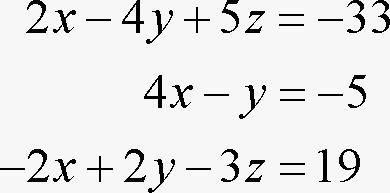
#> input picture PdLabProj/EqnImage.png, 390 x 193 px
$ python main.py
#> lines starting #> are read from the running program, lines starting #| are printed output that depends on the picture; after the words box and inside, x2 and y2 are one past the last pixel; in counts of white or black regions, pixels touching at a corner belong together
import cv2
import numpy as np
from matplotlib import pyplot as plt
from PIL import Image

img = cv2.imread('EqnImage.png',0)
#> img is the input picture: shape (193, 390); min 0, max 255, mean 232.1
ret,thresh1 = cv2.threshold(img,127,255,cv2.THRESH_BINARY)
#> thresh1: shape (193, 390); 93.9% white; 34 black regions, largest, box (x1, y1, x2, y2) and area: (339, 149, 360, 182) 225, (122, 0, 144, 33) 222, (144, 75, 166, 108) 222
ret,thresh2 = cv2.threshold(img,127,255,cv2.THRESH_BINARY_INV)
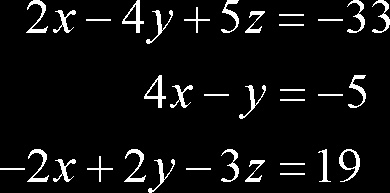
#> thresh2: shape (193, 390); 6.1% white; 34 white regions, largest, box (x1, y1, x2, y2) and area: (339, 149, 360, 182) 225, (122, 0, 144, 33) 222, (144, 75, 166, 108) 222


titles = ['Original Image','BINARY','BINARY_INV']
images = [img,thresh1,thresh2]

for i in range(3):
    plt.subplot(2,3,i+1),plt.imshow(images[i],'gray')
    plt.title(titles[i])
    plt.xticks([]),plt.yticks([])

#plt.show()
cv2.imshow('image',images[1])
cv2.waitKey(0)
x=images[1]/255

for i in range(len(x)):
    for j in range(len(x[0])):
       print(x[i][j], end=" ")
    print("\n")
#> this loop made 193 passes
#> (printed output is left out)

arr=np.zeros(len(x))
#> arr = 193 values from 0 to 0
for i in range(len(x)):
    arr=np.sum(x,axis=1)
    print(i,'-->',arr[i])

e=8
start=0
end=1
counter=0
print(len(arr))
while- start+counter<len(arr) :
    print(start+counter)
    counter=0
    if arr[start+counter]>0.90*len(x[0]) :
        counter=counter+1

        if counter>e:
            end=start+counter
            mid=(end+start)/2
            print(mid)
            start = start + counter;

    else:
        counter=counter+1
        start=start+counter;
    #print('y')
    break
#> this loop made 1 pass
#> counter on pass 1: 1
#> after the loop, end = 1; start = 0
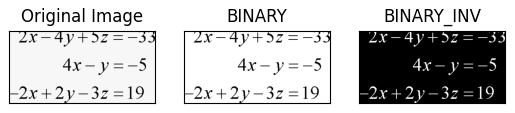
#> figure drawn by matplotlib, 3 panels
